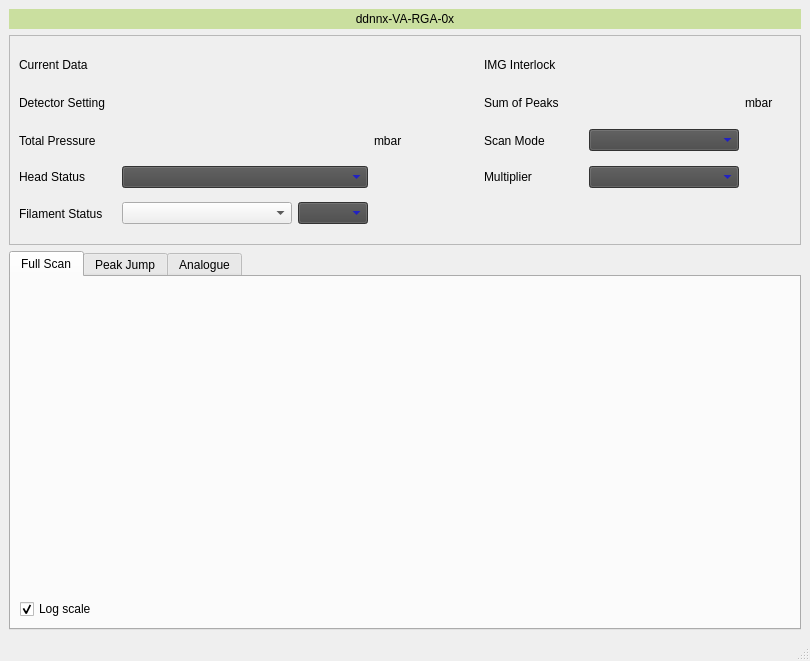
<?xml version="1.0" encoding="UTF-8"?>
<ui version="4.0">
 <class>MainWindow</class>
 <widget class="QMainWindow" name="MainWindow">
  <property name="geometry">
   <rect>
    <x>0</x>
    <y>0</y>
    <width>810</width>
    <height>661</height>
   </rect>
  </property>
  <property name="sizePolicy">
   <sizepolicy hsizetype="MinimumExpanding" vsizetype="MinimumExpanding">
    <horstretch>0</horstretch>
    <verstretch>0</verstretch>
   </sizepolicy>
  </property>
  <property name="windowTitle">
   <string>MainWindow</string>
  </property>
  <widget class="QWidget" name="centralwidget">
   <layout class="QGridLayout" name="gridLayout">
    <item row="0" column="0">
     <widget class="EPICSAppTitleWidget" name="EPICSAppTitleWidget">
      <property name="sizePolicy">
       <sizepolicy hsizetype="Expanding" vsizetype="Preferred">
        <horstretch>0</horstretch>
        <verstretch>0</verstretch>
       </sizepolicy>
      </property>
      <property name="minimumSize">
       <size>
        <width>5</width>
        <height>20</height>
       </size>
      </property>
      <property name="toolTip">
       <string>Click and drag here</string>
      </property>
      <property name="whatsThis">
       <string>The EPICSAppTitleWidget widget provides EPICS domain aware title</string>
      </property>
      <property name="styleSheet">
       <string notr="true">background-color: rgb(202, 223, 159);</string>
      </property>
      <property name="text">
       <string>ddnnx-VA-RGA-0x</string>
      </property>
      <property name="alignment">
       <set>Qt::AlignCenter</set>
      </property>
     </widget>
    </item>
    <item row="1" column="0">
     <layout class="QVBoxLayout" name="verticalLayout_11">
      <item>
       <widget class="QFrame" name="frame">
        <property name="sizePolicy">
         <sizepolicy hsizetype="Expanding" vsizetype="Fixed">
          <horstretch>0</horstretch>
          <verstretch>0</verstretch>
         </sizepolicy>
        </property>
        <property name="minimumSize">
         <size>
          <width>790</width>
          <height>210</height>
         </size>
        </property>
        <property name="frameShape">
         <enum>QFrame::StyledPanel</enum>
        </property>
        <property name="frameShadow">
         <enum>QFrame::Raised</enum>
        </property>
        <layout class="QGridLayout" name="gridLayout_5">
         <item row="0" column="0">
          <widget class="QLabel" name="label">
           <property name="minimumSize">
            <size>
             <width>0</width>
             <height>17</height>
            </size>
           </property>
           <property name="maximumSize">
            <size>
             <width>16777215</width>
             <height>17</height>
            </size>
           </property>
           <property name="text">
            <string>Current Data</string>
           </property>
          </widget>
         </item>
         <item row="0" column="1">
          <spacer name="horizontalSpacer_10">
           <property name="orientation">
            <enum>Qt::Horizontal</enum>
           </property>
           <property name="sizeType">
            <enum>QSizePolicy::Preferred</enum>
           </property>
           <property name="sizeHint" stdset="0">
            <size>
             <width>11</width>
             <height>20</height>
            </size>
           </property>
          </spacer>
         </item>
         <item row="0" column="2">
          <widget class="EpicsTextWidget" name="EpicsTextWidget">
           <property name="sizePolicy">
            <sizepolicy hsizetype="Preferred" vsizetype="Minimum">
             <horstretch>0</horstretch>
             <verstretch>0</verstretch>
            </sizepolicy>
           </property>
           <property name="minimumSize">
            <size>
             <width>150</width>
             <height>25</height>
            </size>
           </property>
           <property name="maximumSize">
            <size>
             <width>16777215</width>
             <height>25</height>
            </size>
           </property>
           <property name="toolTip">
            <string>Click and drag here</string>
           </property>
           <property name="whatsThis">
            <string>The EpicsTextWidget widget provides EPICS aware text</string>
           </property>
           <property name="pv">
            <string>VALAB-VA-RGA-01:DATA</string>
           </property>
           <property name="Format">
            <string>s</string>
           </property>
           <property name="EpicsType" stdset="0">
            <string>DBR_ENUM</string>
           </property>
           <property name="pvfield" stdset="0">
            <string/>
           </property>
          </widget>
         </item>
         <item row="0" column="3">
          <spacer name="horizontalSpacer_14">
           <property name="orientation">
            <enum>Qt::Horizontal</enum>
           </property>
           <property name="sizeHint" stdset="0">
            <size>
             <width>26</width>
             <height>20</height>
            </size>
           </property>
          </spacer>
         </item>
         <item row="0" column="4" colspan="2">
          <spacer name="horizontalSpacer_16">
           <property name="orientation">
            <enum>Qt::Horizontal</enum>
           </property>
           <property name="sizeType">
            <enum>QSizePolicy::Expanding</enum>
           </property>
           <property name="sizeHint" stdset="0">
            <size>
             <width>30</width>
             <height>20</height>
            </size>
           </property>
          </spacer>
         </item>
         <item row="0" column="6">
          <widget class="QLabel" name="label_4">
           <property name="minimumSize">
            <size>
             <width>0</width>
             <height>17</height>
            </size>
           </property>
           <property name="maximumSize">
            <size>
             <width>16777215</width>
             <height>17</height>
            </size>
           </property>
           <property name="text">
            <string>IMG Interlock</string>
           </property>
          </widget>
         </item>
         <item row="0" column="7">
          <spacer name="horizontalSpacer">
           <property name="orientation">
            <enum>Qt::Horizontal</enum>
           </property>
           <property name="sizeType">
            <enum>QSizePolicy::Fixed</enum>
           </property>
           <property name="sizeHint" stdset="0">
            <size>
             <width>13</width>
             <height>20</height>
            </size>
           </property>
          </spacer>
         </item>
         <item row="0" column="8">
          <widget class="EpicsTextWidget" name="EpicsTextWidget_4">
           <property name="sizePolicy">
            <sizepolicy hsizetype="Preferred" vsizetype="Minimum">
             <horstretch>0</horstretch>
             <verstretch>0</verstretch>
            </sizepolicy>
           </property>
           <property name="minimumSize">
            <size>
             <width>150</width>
             <height>25</height>
            </size>
           </property>
           <property name="maximumSize">
            <size>
             <width>16777215</width>
             <height>25</height>
            </size>
           </property>
           <property name="toolTip">
            <string>Click and drag here</string>
           </property>
           <property name="whatsThis">
            <string>The EpicsTextWidget widget provides EPICS aware text</string>
           </property>
           <property name="pv">
            <string>VALAB-VA-RGA-01:ILK</string>
           </property>
           <property name="Alignment">
            <set>Qt::AlignCenter|Qt::AlignHCenter|Qt::AlignLeading|Qt::AlignLeft|Qt::AlignVCenter</set>
           </property>
           <property name="Format">
            <string>s</string>
           </property>
           <property name="pvfield" stdset="0">
            <string>The specific record name</string>
           </property>
          </widget>
         </item>
         <item row="0" column="9">
          <spacer name="horizontalSpacer_2">
           <property name="orientation">
            <enum>Qt::Horizontal</enum>
           </property>
           <property name="sizeHint" stdset="0">
            <size>
             <width>32</width>
             <height>20</height>
            </size>
           </property>
          </spacer>
         </item>
         <item row="1" column="0">
          <widget class="QLabel" name="label_2">
           <property name="minimumSize">
            <size>
             <width>0</width>
             <height>17</height>
            </size>
           </property>
           <property name="maximumSize">
            <size>
             <width>16777215</width>
             <height>17</height>
            </size>
           </property>
           <property name="text">
            <string>Detector Setting</string>
           </property>
          </widget>
         </item>
         <item row="1" column="1">
          <spacer name="horizontalSpacer_11">
           <property name="orientation">
            <enum>Qt::Horizontal</enum>
           </property>
           <property name="sizeType">
            <enum>QSizePolicy::Preferred</enum>
           </property>
           <property name="sizeHint" stdset="0">
            <size>
             <width>11</width>
             <height>20</height>
            </size>
           </property>
          </spacer>
         </item>
         <item row="1" column="2">
          <widget class="EpicsTextWidget" name="EpicsTextWidget_2">
           <property name="sizePolicy">
            <sizepolicy hsizetype="Minimum" vsizetype="Minimum">
             <horstretch>0</horstretch>
             <verstretch>0</verstretch>
            </sizepolicy>
           </property>
           <property name="minimumSize">
            <size>
             <width>150</width>
             <height>0</height>
            </size>
           </property>
           <property name="maximumSize">
            <size>
             <width>16777215</width>
             <height>25</height>
            </size>
           </property>
           <property name="toolTip">
            <string>Click and drag here</string>
           </property>
           <property name="whatsThis">
            <string>The EpicsTextWidget widget provides EPICS aware text</string>
           </property>
           <property name="pv">
            <string>VALAB-VA-RGA-01:DET</string>
           </property>
           <property name="EpicsConnect" stdset="0">
            <bool>true</bool>
           </property>
           <property name="UseEDMDATAFILES" stdset="0">
            <bool>false</bool>
           </property>
           <property name="Format">
            <string>s</string>
           </property>
           <property name="EpicsType" stdset="0">
            <string>DBR_STRING</string>
           </property>
           <property name="pvfield" stdset="0">
            <string/>
           </property>
          </widget>
         </item>
         <item row="1" column="3">
          <spacer name="horizontalSpacer_15">
           <property name="orientation">
            <enum>Qt::Horizontal</enum>
           </property>
           <property name="sizeHint" stdset="0">
            <size>
             <width>26</width>
             <height>20</height>
            </size>
           </property>
          </spacer>
         </item>
         <item row="1" column="4" colspan="2">
          <spacer name="horizontalSpacer_24">
           <property name="orientation">
            <enum>Qt::Horizontal</enum>
           </property>
           <property name="sizeType">
            <enum>QSizePolicy::Expanding</enum>
           </property>
           <property name="sizeHint" stdset="0">
            <size>
             <width>30</width>
             <height>20</height>
            </size>
           </property>
          </spacer>
         </item>
         <item row="1" column="6">
          <widget class="QLabel" name="label_5">
           <property name="minimumSize">
            <size>
             <width>0</width>
             <height>17</height>
            </size>
           </property>
           <property name="maximumSize">
            <size>
             <width>16777215</width>
             <height>17</height>
            </size>
           </property>
           <property name="text">
            <string>Sum of Peaks</string>
           </property>
          </widget>
         </item>
         <item row="1" column="7">
          <spacer name="horizontalSpacer_5">
           <property name="orientation">
            <enum>Qt::Horizontal</enum>
           </property>
           <property name="sizeType">
            <enum>QSizePolicy::Fixed</enum>
           </property>
           <property name="sizeHint" stdset="0">
            <size>
             <width>13</width>
             <height>20</height>
            </size>
           </property>
          </spacer>
         </item>
         <item row="1" column="8">
          <widget class="EpicsTextWidget" name="EpicsTextWidget_5">
           <property name="sizePolicy">
            <sizepolicy hsizetype="Preferred" vsizetype="Minimum">
             <horstretch>0</horstretch>
             <verstretch>0</verstretch>
            </sizepolicy>
           </property>
           <property name="minimumSize">
            <size>
             <width>150</width>
             <height>25</height>
            </size>
           </property>
           <property name="maximumSize">
            <size>
             <width>16777215</width>
             <height>25</height>
            </size>
           </property>
           <property name="toolTip">
            <string>Click and drag here</string>
           </property>
           <property name="whatsThis">
            <string>The EpicsTextWidget widget provides EPICS aware text</string>
           </property>
           <property name="pv">
            <string>VALAB-VA-RGA-01:SUMP</string>
           </property>
           <property name="Format">
            <string>2.2e</string>
           </property>
           <property name="EpicsType" stdset="0">
            <string>DBR_DOUBLE</string>
           </property>
           <property name="pvfield" stdset="0">
            <string>The specific record name</string>
           </property>
          </widget>
         </item>
         <item row="1" column="9">
          <widget class="QLabel" name="label_6">
           <property name="text">
            <string>mbar</string>
           </property>
          </widget>
         </item>
         <item row="2" column="0">
          <widget class="QLabel" name="label_3">
           <property name="minimumSize">
            <size>
             <width>0</width>
             <height>17</height>
            </size>
           </property>
           <property name="maximumSize">
            <size>
             <width>16777215</width>
             <height>17</height>
            </size>
           </property>
           <property name="text">
            <string>Total Pressure</string>
           </property>
          </widget>
         </item>
         <item row="2" column="1">
          <spacer name="horizontalSpacer_12">
           <property name="orientation">
            <enum>Qt::Horizontal</enum>
           </property>
           <property name="sizeType">
            <enum>QSizePolicy::Preferred</enum>
           </property>
           <property name="sizeHint" stdset="0">
            <size>
             <width>11</width>
             <height>20</height>
            </size>
           </property>
          </spacer>
         </item>
         <item row="2" column="2">
          <widget class="EpicsTextWidget" name="EpicsTextWidget_3">
           <property name="sizePolicy">
            <sizepolicy hsizetype="Minimum" vsizetype="Minimum">
             <horstretch>0</horstretch>
             <verstretch>0</verstretch>
            </sizepolicy>
           </property>
           <property name="minimumSize">
            <size>
             <width>150</width>
             <height>25</height>
            </size>
           </property>
           <property name="maximumSize">
            <size>
             <width>16777215</width>
             <height>25</height>
            </size>
           </property>
           <property name="toolTip">
            <string>Click and drag here</string>
           </property>
           <property name="whatsThis">
            <string>The EpicsTextWidget widget provides EPICS aware text</string>
           </property>
           <property name="pv">
            <string>VALAB-VA-RGA-01:TOTP</string>
           </property>
           <property name="Format">
            <string>2.2e</string>
           </property>
           <property name="EpicsType" stdset="0">
            <string>DBR_DOUBLE</string>
           </property>
           <property name="pvfield" stdset="0">
            <string>The specific record name</string>
           </property>
          </widget>
         </item>
         <item row="2" column="3" colspan="2">
          <widget class="QLabel" name="label_11">
           <property name="text">
            <string>mbar</string>
           </property>
          </widget>
         </item>
         <item row="2" column="5">
          <spacer name="horizontalSpacer_25">
           <property name="orientation">
            <enum>Qt::Horizontal</enum>
           </property>
           <property name="sizeType">
            <enum>QSizePolicy::Expanding</enum>
           </property>
           <property name="sizeHint" stdset="0">
            <size>
             <width>24</width>
             <height>20</height>
            </size>
           </property>
          </spacer>
         </item>
         <item row="2" column="6">
          <widget class="QLabel" name="label_9">
           <property name="text">
            <string>Scan Mode</string>
           </property>
          </widget>
         </item>
         <item row="2" column="7">
          <spacer name="horizontalSpacer_8">
           <property name="orientation">
            <enum>Qt::Horizontal</enum>
           </property>
           <property name="sizeType">
            <enum>QSizePolicy::Fixed</enum>
           </property>
           <property name="sizeHint" stdset="0">
            <size>
             <width>13</width>
             <height>20</height>
            </size>
           </property>
          </spacer>
         </item>
         <item row="2" column="8">
          <widget class="MenuButtonWidget" name="MenuButtonWidget_2">
           <property name="minimumSize">
            <size>
             <width>100</width>
             <height>0</height>
            </size>
           </property>
           <property name="toolTip">
            <string>Click and drag here</string>
           </property>
           <property name="whatsThis">
            <string>The menu button widget</string>
           </property>
           <property name="styleSheet">
            <string notr="true">QComboBox { background-color: #464646; color: #0000ff }</string>
           </property>
           <property name="ReadbackPV">
            <string>VALAB-VA-RGA-01:SCAN</string>
           </property>
           <property name="ControlPV">
            <string>VALAB-VA-RGA-01:SETSCAN</string>
           </property>
          </widget>
         </item>
         <item row="2" column="9">
          <spacer name="horizontalSpacer_6">
           <property name="orientation">
            <enum>Qt::Horizontal</enum>
           </property>
           <property name="sizeHint" stdset="0">
            <size>
             <width>32</width>
             <height>20</height>
            </size>
           </property>
          </spacer>
         </item>
         <item row="3" column="0">
          <widget class="QLabel" name="label_7">
           <property name="text">
            <string>Head Status</string>
           </property>
          </widget>
         </item>
         <item row="3" column="1">
          <spacer name="horizontalSpacer_13">
           <property name="orientation">
            <enum>Qt::Horizontal</enum>
           </property>
           <property name="sizeType">
            <enum>QSizePolicy::Preferred</enum>
           </property>
           <property name="sizeHint" stdset="0">
            <size>
             <width>11</width>
             <height>20</height>
            </size>
           </property>
          </spacer>
         </item>
         <item row="3" column="2">
          <widget class="MenuButtonWidget" name="MenuButtonWidget">
           <property name="minimumSize">
            <size>
             <width>170</width>
             <height>0</height>
            </size>
           </property>
           <property name="toolTip">
            <string>Click and drag here</string>
           </property>
           <property name="whatsThis">
            <string>The menu button widget</string>
           </property>
           <property name="styleSheet">
            <string notr="true">QComboBox { background-color: #464646; color: #0000ff }</string>
           </property>
           <property name="ReadbackPV">
            <string>VALAB-VA-RGA-01:HEADSTA</string>
           </property>
           <property name="ControlPV">
            <string>VALAB-VA-RGA-01:CON</string>
           </property>
          </widget>
         </item>
         <item row="3" column="3">
          <spacer name="horizontalSpacer_18">
           <property name="orientation">
            <enum>Qt::Horizontal</enum>
           </property>
           <property name="sizeHint" stdset="0">
            <size>
             <width>26</width>
             <height>20</height>
            </size>
           </property>
          </spacer>
         </item>
         <item row="3" column="4" colspan="2">
          <spacer name="horizontalSpacer_26">
           <property name="orientation">
            <enum>Qt::Horizontal</enum>
           </property>
           <property name="sizeType">
            <enum>QSizePolicy::Expanding</enum>
           </property>
           <property name="sizeHint" stdset="0">
            <size>
             <width>30</width>
             <height>20</height>
            </size>
           </property>
          </spacer>
         </item>
         <item row="3" column="6">
          <widget class="QLabel" name="label_10">
           <property name="text">
            <string>Multiplier</string>
           </property>
          </widget>
         </item>
         <item row="3" column="7">
          <spacer name="horizontalSpacer_9">
           <property name="orientation">
            <enum>Qt::Horizontal</enum>
           </property>
           <property name="sizeType">
            <enum>QSizePolicy::Fixed</enum>
           </property>
           <property name="sizeHint" stdset="0">
            <size>
             <width>13</width>
             <height>20</height>
            </size>
           </property>
          </spacer>
         </item>
         <item row="3" column="8">
          <widget class="MenuButtonWidget" name="MenuButtonWidget_3">
           <property name="minimumSize">
            <size>
             <width>100</width>
             <height>0</height>
            </size>
           </property>
           <property name="toolTip">
            <string>Click and drag here</string>
           </property>
           <property name="whatsThis">
            <string>The menu button widget</string>
           </property>
           <property name="styleSheet">
            <string notr="true">QComboBox { background-color: #464646; color: #0000ff }</string>
           </property>
           <property name="ReadbackPV">
            <string>VALAB-VA-RGA-01:MLTSTA</string>
           </property>
           <property name="ControlPV">
            <string>VALAB-VA-RGA-01:MLTCON</string>
           </property>
          </widget>
         </item>
         <item row="3" column="9">
          <spacer name="horizontalSpacer_7">
           <property name="orientation">
            <enum>Qt::Horizontal</enum>
           </property>
           <property name="sizeHint" stdset="0">
            <size>
             <width>32</width>
             <height>20</height>
            </size>
           </property>
          </spacer>
         </item>
         <item row="4" column="0">
          <widget class="QLabel" name="label_8">
           <property name="text">
            <string>Filament Status</string>
           </property>
          </widget>
         </item>
         <item row="4" column="1">
          <spacer name="horizontalSpacer_17">
           <property name="orientation">
            <enum>Qt::Horizontal</enum>
           </property>
           <property name="sizeType">
            <enum>QSizePolicy::Preferred</enum>
           </property>
           <property name="sizeHint" stdset="0">
            <size>
             <width>11</width>
             <height>20</height>
            </size>
           </property>
          </spacer>
         </item>
         <item row="4" column="2">
          <layout class="QHBoxLayout" name="horizontalLayout_4">
           <item>
            <widget class="MenuButtonWidget" name="MenuButtonWidget_4">
             <property name="minimumSize">
              <size>
               <width>170</width>
               <height>0</height>
              </size>
             </property>
             <property name="toolTip">
              <string>Click and drag here</string>
             </property>
             <property name="whatsThis">
              <string>The menu button widget</string>
             </property>
             <property name="ReadbackPV">
              <string>VALAB-VA-RGA-01:FIL</string>
             </property>
             <property name="ControlPV">
              <string>VALAB-VA-RGA-01:SETFIL</string>
             </property>
            </widget>
           </item>
           <item>
            <widget class="MenuButtonWidget" name="MenuButtonWidget_5">
             <property name="maximumSize">
              <size>
               <width>70</width>
               <height>16777215</height>
              </size>
             </property>
             <property name="toolTip">
              <string>Click and drag here</string>
             </property>
             <property name="whatsThis">
              <string>The menu button widget</string>
             </property>
             <property name="styleSheet">
              <string notr="true">QComboBox { background-color: #464646; color: #0000ff }</string>
             </property>
             <property name="ReadbackPV">
              <string>VALAB-VA-RGA-01:FILSTA</string>
             </property>
             <property name="ControlPV">
              <string>VALAB-VA-RGA-01:FILCON</string>
             </property>
            </widget>
           </item>
          </layout>
         </item>
         <item row="4" column="3">
          <spacer name="horizontalSpacer_19">
           <property name="orientation">
            <enum>Qt::Horizontal</enum>
           </property>
           <property name="sizeHint" stdset="0">
            <size>
             <width>26</width>
             <height>20</height>
            </size>
           </property>
          </spacer>
         </item>
         <item row="4" column="4" colspan="2">
          <spacer name="horizontalSpacer_27">
           <property name="orientation">
            <enum>Qt::Horizontal</enum>
           </property>
           <property name="sizeType">
            <enum>QSizePolicy::Expanding</enum>
           </property>
           <property name="sizeHint" stdset="0">
            <size>
             <width>30</width>
             <height>20</height>
            </size>
           </property>
          </spacer>
         </item>
         <item row="4" column="6">
          <spacer name="horizontalSpacer_20">
           <property name="orientation">
            <enum>Qt::Horizontal</enum>
           </property>
           <property name="sizeHint" stdset="0">
            <size>
             <width>86</width>
             <height>25</height>
            </size>
           </property>
          </spacer>
         </item>
         <item row="4" column="7">
          <spacer name="horizontalSpacer_21">
           <property name="orientation">
            <enum>Qt::Horizontal</enum>
           </property>
           <property name="sizeType">
            <enum>QSizePolicy::Fixed</enum>
           </property>
           <property name="sizeHint" stdset="0">
            <size>
             <width>13</width>
             <height>25</height>
            </size>
           </property>
          </spacer>
         </item>
         <item row="4" column="8">
          <spacer name="horizontalSpacer_22">
           <property name="orientation">
            <enum>Qt::Horizontal</enum>
           </property>
           <property name="sizeHint" stdset="0">
            <size>
             <width>147</width>
             <height>25</height>
            </size>
           </property>
          </spacer>
         </item>
         <item row="4" column="9">
          <spacer name="horizontalSpacer_23">
           <property name="orientation">
            <enum>Qt::Horizontal</enum>
           </property>
           <property name="sizeHint" stdset="0">
            <size>
             <width>32</width>
             <height>25</height>
            </size>
           </property>
          </spacer>
         </item>
        </layout>
       </widget>
      </item>
      <item>
       <widget class="QTabWidget" name="tabWidget">
        <property name="sizePolicy">
         <sizepolicy hsizetype="Expanding" vsizetype="Expanding">
          <horstretch>0</horstretch>
          <verstretch>0</verstretch>
         </sizepolicy>
        </property>
        <property name="minimumSize">
         <size>
          <width>580</width>
          <height>180</height>
         </size>
        </property>
        <property name="currentIndex">
         <number>0</number>
        </property>
        <widget class="QWidget" name="tab">
         <attribute name="title">
          <string>Full Scan</string>
         </attribute>
         <layout class="QGridLayout" name="gridLayout_4">
          <item row="0" column="0">
           <widget class="QwtPlot" name="qwtPlotFullScan">
            <property name="minimumSize">
             <size>
              <width>280</width>
              <height>100</height>
             </size>
            </property>
           </widget>
          </item>
          <item row="1" column="0">
           <widget class="QCheckBox" name="checkBoxLog">
            <property name="text">
             <string>Log scale</string>
            </property>
            <property name="checked">
             <bool>true</bool>
            </property>
           </widget>
          </item>
         </layout>
        </widget>
        <widget class="QWidget" name="tab_2">
         <attribute name="title">
          <string>Peak Jump</string>
         </attribute>
         <layout class="QGridLayout" name="gridLayout_3">
          <item row="0" column="0">
           <layout class="QGridLayout" name="gridLayout_2">
            <item row="0" column="0">
             <widget class="EpicsStripChart" name="stripChartPJ">
              <property name="sizePolicy">
               <sizepolicy hsizetype="Expanding" vsizetype="Expanding">
                <horstretch>0</horstretch>
                <verstretch>0</verstretch>
               </sizepolicy>
              </property>
              <property name="minimumSize">
               <size>
                <width>100</width>
                <height>50</height>
               </size>
              </property>
              <property name="toolTip">
               <string>Click and drag here</string>
              </property>
              <property name="whatsThis">
               <string>The EpicsStripChart widget provides EPICS aware strip chart</string>
              </property>
              <property name="Title" stdset="0">
               <string>Peak Jump</string>
              </property>
              <property name="XAxisTitle" stdset="0">
               <string>Time</string>
              </property>
              <property name="YAxisTitle" stdset="0">
               <string>Pressure (mBar)</string>
              </property>
              <property name="pvfield" stdset="0">
               <string>The specific record name</string>
              </property>
             </widget>
            </item>
            <item row="1" column="0">
             <widget class="QFrame" name="frame_2">
              <property name="minimumSize">
               <size>
                <width>100</width>
                <height>38</height>
               </size>
              </property>
              <property name="frameShape">
               <enum>QFrame::StyledPanel</enum>
              </property>
              <property name="frameShadow">
               <enum>QFrame::Sunken</enum>
              </property>
              <property name="lineWidth">
               <number>1</number>
              </property>
              <property name="midLineWidth">
               <number>0</number>
              </property>
              <widget class="QWidget" name="layoutWidget">
               <property name="geometry">
                <rect>
                 <x>11</x>
                 <y>7</y>
                 <width>394</width>
                 <height>29</height>
                </rect>
               </property>
               <layout class="QHBoxLayout" name="horizontalLayout_8">
                <item>
                 <widget class="ButtonScript" name="ButtonPJSelect">
                  <property name="toolTip">
                   <string>Select masses for Peak Jump</string>
                  </property>
                  <property name="whatsThis">
                   <string>Select masses for Peak Jump</string>
                  </property>
                  <property name="text">
                   <string>Peak Select</string>
                  </property>
                  <property name="DialogueHandler" stdset="0">
                   <string>PeakJumpSelectDlg</string>
                  </property>
                 </widget>
                </item>
                <item>
                 <spacer name="horizontalSpacer_3">
                  <property name="orientation">
                   <enum>Qt::Horizontal</enum>
                  </property>
                  <property name="sizeHint" stdset="0">
                   <size>
                    <width>40</width>
                    <height>20</height>
                   </size>
                  </property>
                 </spacer>
                </item>
                <item>
                 <widget class="ButtonScript" name="ButtonPJTC">
                  <property name="toolTip">
                   <string>Select masses for Peak Jump</string>
                  </property>
                  <property name="whatsThis">
                   <string>Select masses for Peak Jump</string>
                  </property>
                  <property name="text">
                   <string>Time Constant</string>
                  </property>
                 </widget>
                </item>
                <item>
                 <spacer name="horizontalSpacer_4">
                  <property name="orientation">
                   <enum>Qt::Horizontal</enum>
                  </property>
                  <property name="sizeHint" stdset="0">
                   <size>
                    <width>40</width>
                    <height>20</height>
                   </size>
                  </property>
                 </spacer>
                </item>
                <item>
                 <widget class="ButtonScript" name="ButtonPJST">
                  <property name="toolTip">
                   <string>Select masses for Peak Jump</string>
                  </property>
                  <property name="whatsThis">
                   <string>Select masses for Peak Jump</string>
                  </property>
                  <property name="text">
                   <string>Striptool</string>
                  </property>
                 </widget>
                </item>
               </layout>
              </widget>
             </widget>
            </item>
           </layout>
          </item>
         </layout>
        </widget>
        <widget class="QWidget" name="tab_3">
         <attribute name="title">
          <string>Analogue</string>
         </attribute>
        </widget>
       </widget>
      </item>
     </layout>
    </item>
   </layout>
   <widget class="QWidget" name="layoutWidget">
    <property name="geometry">
     <rect>
      <x>0</x>
      <y>0</y>
      <width>2</width>
      <height>2</height>
     </rect>
    </property>
    <layout class="QVBoxLayout" name="verticalLayout_10"/>
   </widget>
  </widget>
  <widget class="QStatusBar" name="statusbar"/>
 </widget>
 <customwidgets>
  <customwidget>
   <class>ButtonScript</class>
   <extends>QPushButton</extends>
   <header>buttonscript</header>
  </customwidget>
  <customwidget>
   <class>EPICSAppTitleWidget</class>
   <extends>QLabel</extends>
   <header>epics_app_title_widget</header>
  </customwidget>
  <customwidget>
   <class>EpicsStripChart</class>
   <extends>QWidget</extends>
   <header>stripchartwidget</header>
  </customwidget>
  <customwidget>
   <class>EpicsTextWidget</class>
   <extends>QWidget</extends>
   <header>epics_epics_widget</header>
  </customwidget>
  <customwidget>
   <class>MenuButtonWidget</class>
   <extends>QComboBox</extends>
   <header>menubuttonwidget</header>
  </customwidget>
  <customwidget>
   <class>QwtPlot</class>
   <extends>QFrame</extends>
   <header>qwt_plot.h</header>
  </customwidget>
 </customwidgets>
 <resources/>
 <connections/>
</ui>
